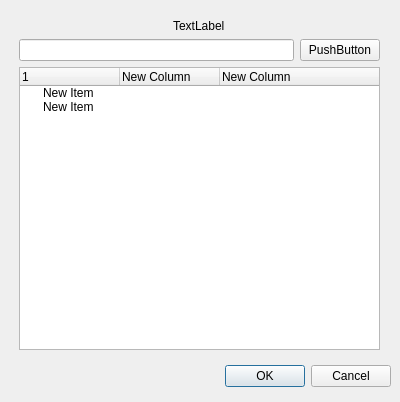
<?xml version="1.0" encoding="UTF-8"?>
<ui version="4.0">
 <class>Dialog</class>
 <widget class="QDialog" name="Dialog">
  <property name="geometry">
   <rect>
    <x>0</x>
    <y>0</y>
    <width>400</width>
    <height>402</height>
   </rect>
  </property>
  <property name="windowTitle">
   <string>Dialog</string>
  </property>
  <widget class="QDialogButtonBox" name="buttonBox">
   <property name="geometry">
    <rect>
     <x>50</x>
     <y>360</y>
     <width>341</width>
     <height>32</height>
    </rect>
   </property>
   <property name="orientation">
    <enum>Qt::Horizontal</enum>
   </property>
   <property name="standardButtons">
    <set>QDialogButtonBox::Cancel|QDialogButtonBox::Ok</set>
   </property>
  </widget>
  <widget class="QWidget" name="verticalLayoutWidget">
   <property name="geometry">
    <rect>
     <x>19</x>
     <y>19</y>
     <width>361</width>
     <height>331</height>
    </rect>
   </property>
   <layout class="QVBoxLayout" name="verticalLayout">
    <item alignment="Qt::AlignHCenter">
     <widget class="QLabel" name="label">
      <property name="text">
       <string>TextLabel</string>
      </property>
     </widget>
    </item>
    <item>
     <layout class="QHBoxLayout" name="horizontalLayout">
      <item>
       <widget class="QLineEdit" name="lineEdit"/>
      </item>
      <item>
       <widget class="QPushButton" name="pushButton">
        <property name="text">
         <string>PushButton</string>
        </property>
       </widget>
      </item>
     </layout>
    </item>
    <item>
     <widget class="QTreeWidget" name="treeWidget">
      <property name="sizePolicy">
       <sizepolicy hsizetype="Expanding" vsizetype="Expanding">
        <horstretch>0</horstretch>
        <verstretch>0</verstretch>
       </sizepolicy>
      </property>
      <column>
       <property name="text">
        <string>1</string>
       </property>
      </column>
      <column>
       <property name="text">
        <string>New Column</string>
       </property>
      </column>
      <column>
       <property name="text">
        <string>New Column</string>
       </property>
      </column>
      <item>
       <property name="text">
        <string>New Item</string>
       </property>
      </item>
      <item>
       <property name="text">
        <string>New Item</string>
       </property>
      </item>
     </widget>
    </item>
   </layout>
  </widget>
 </widget>
 <resources/>
 <connections>
  <connection>
   <sender>buttonBox</sender>
   <signal>accepted()</signal>
   <receiver>Dialog</receiver>
   <slot>accept()</slot>
   <hints>
    <hint type="sourcelabel">
     <x>248</x>
     <y>254</y>
    </hint>
    <hint type="destinationlabel">
     <x>157</x>
     <y>274</y>
    </hint>
   </hints>
  </connection>
  <connection>
   <sender>buttonBox</sender>
   <signal>rejected()</signal>
   <receiver>Dialog</receiver>
   <slot>reject()</slot>
   <hints>
    <hint type="sourcelabel">
     <x>316</x>
     <y>260</y>
    </hint>
    <hint type="destinationlabel">
     <x>286</x>
     <y>274</y>
    </hint>
   </hints>
  </connection>
 </connections>
</ui>
